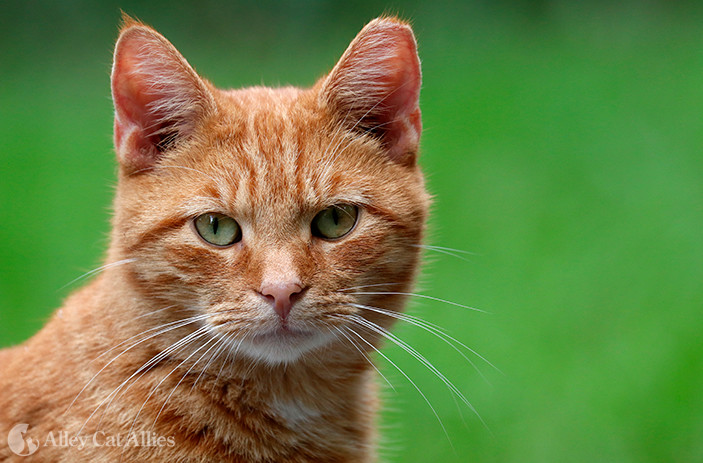
#> input picture cat.jpg, 703 x 463 px
$ python btanh.py
#> lines starting #> are read from the running program, lines starting #| are printed output that depends on the picture
import numpy as np
import cv2  # Để đọc và hiển thị hình ảnh (sử dụng OpenCV)

# Đọc hình ảnh từ tệp ảnh
image = cv2.imread('cat.jpg')
#> image is the input picture: shape (463, 703, 3); mean B, G, R 68.6, 129.3, 105.4

# Kiểm tra xem hình ảnh đã được đọc thành công chưa
if image is not None:
    # Lấy các kích thước của hình ảnh
    height, width, channels = image.shape
#> height = 463; width = 703; channels = 3

    # Tạo một mảng NumPy mới chỉ chứa kênh màu đỏ
    red_channel = np.zeros((height, width, channels), dtype=np.uint8)
    red_channel[:, :, 2] = image[:, :, 2]  # Kênh màu đỏ
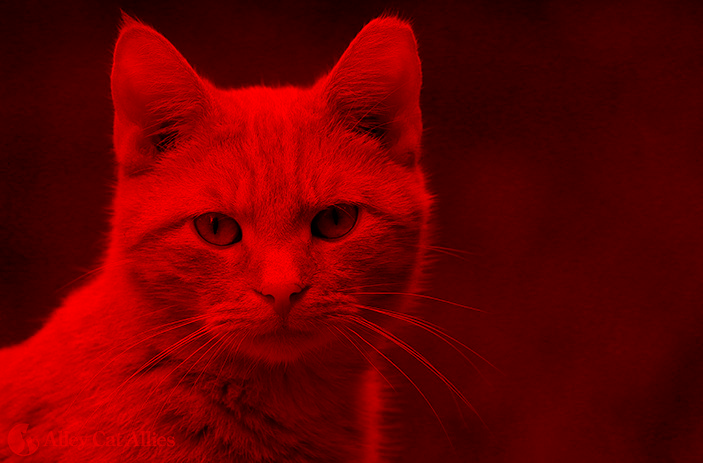
#> red_channel: shape (463, 703, 3); mean B, G, R 0, 0, 105.4

    # Tạo một mảng NumPy mới chỉ chứa kênh màu xanh
    blue_channel = np.zeros((height, width, channels), dtype=np.uint8)
    blue_channel[:, :, 0] = image[:, :, 0]  # Kênh màu xanh
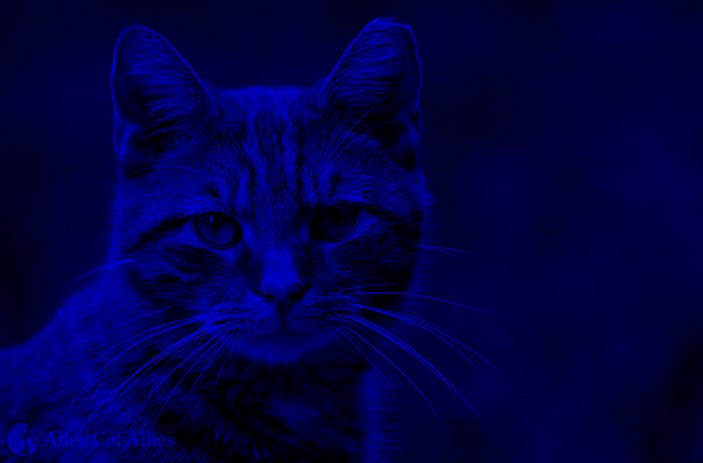
#> blue_channel: shape (463, 703, 3); mean B, G, R 68.6, 0, 0

    # Tạo một mảng NumPy mới chỉ chứa kênh màu xanh
    green_channel = np.zeros((height, width, channels), dtype=np.uint8)
    green_channel[:, :, 1] = image[:, :, 1]  # Kênh màu xanh
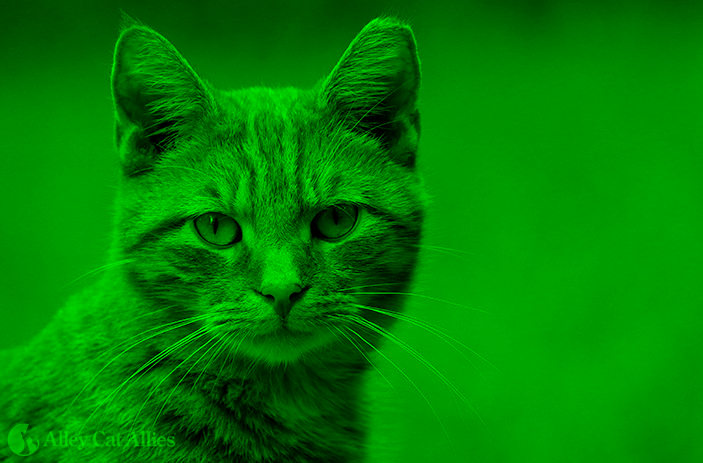
#> green_channel: shape (463, 703, 3); mean B, G, R 0, 129.3, 0

    new_height = height // 4  # Giảm độ phân giải theo chiều cao
#> new_height = 115
    new_width = width // 4  # Giảm độ phân giải theo chiều rộng
#> new_width = 175

    # Tạo một mảng NumPy mới với kích thước mới
    resized_image = np.zeros((new_height, new_width, 3), dtype=np.uint8)

    # Giảm độ phân giải của hình ảnh bằng cách trích xuất pixel
    for i in range(new_height):
        for j in range(new_width):
            resized_image[i, j] = image[i * 4, j * 4]
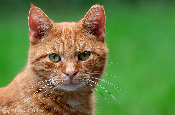
#> resized_image: shape (115, 175, 3); mean B, G, R 68.6, 129.1, 105.3

        #Scale up:
    original_height, original_width, _ = resized_image.shape
#> original_height = 115; original_width = 175
    scale_x = width / original_width
#> scale_x = 4.02
    scale_y = height / original_height
#> scale_y = 4.03
    scaled_image = np.zeros((height, width, 3), dtype=np.uint8)
    for y in range(height):
        for x in range(width):
            original_x = int(x / scale_x)
            original_y = int(y / scale_y)
            scaled_image[y, x] = resized_image[original_y, original_x]
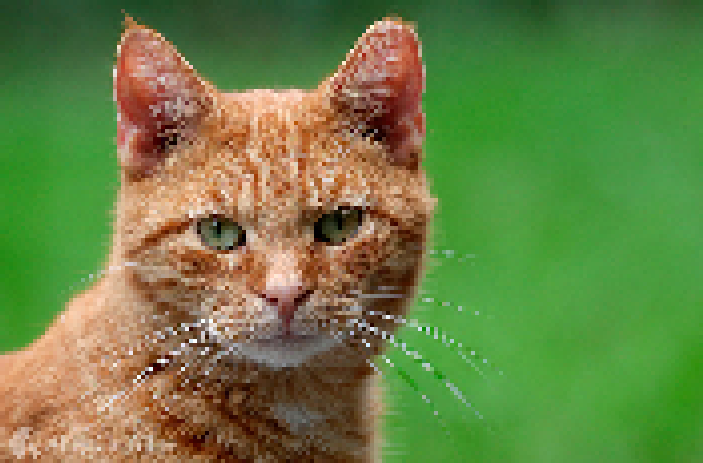
#> scaled_image: shape (463, 703, 3); mean B, G, R 68.6, 129.1, 105.2

    #Cropped
    cropped_image= np.zeros((height, width, channels), dtype=np.uint8)
    cropped_image[20:334,112:434] = image[20:334,112:434]
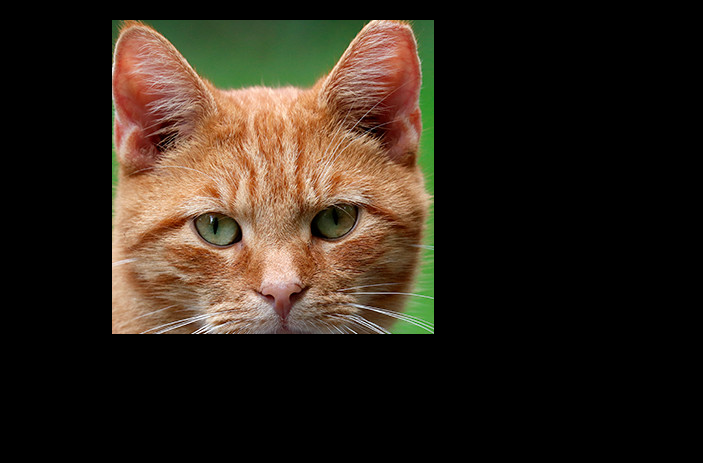
#> cropped_image: shape (463, 703, 3); mean B, G, R 25.9, 36.3, 46.2

    # Hiển thị
    cv2.imshow('Original Channel', image)
    cv2.imshow('Red Channel', red_channel)
    cv2.imshow('Blue Channel', blue_channel)
    cv2.imshow('Green Channel', green_channel)
    #cv2.imshow('Resized Image', resized_image)
    cv2.imshow('Cropped Image', cropped_image)
    cv2.imshow('DeRes Image', scaled_image)
    cv2.waitKey(0)
    cv2.destroyAllWindows()


else:
    print("Không thể đọc hình ảnh.")
